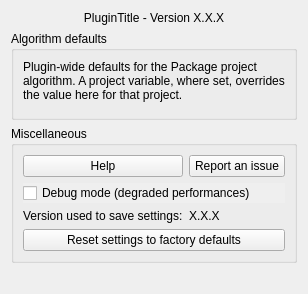
<?xml version="1.0" encoding="UTF-8"?>
<ui version="4.0">
 <class>wdg_stratified_packager_plugin_options_page</class>
 <widget class="QWidget" name="wdg_stratified_packager_plugin_options_page">
  <property name="windowTitle">
   <string>Stratified Packager - Settings</string>
  </property>
  <layout class="QVBoxLayout" name="verticalLayout">
   <item>
    <widget class="QLabel" name="lbl_title">
     <property name="text">
      <string notr="true">PluginTitle - Version X.X.X</string>
     </property>
     <property name="scaledContents">
      <bool>true</bool>
     </property>
     <property name="alignment">
      <set>Qt::AlignCenter</set>
     </property>
     <property name="wordWrap">
      <bool>true</bool>
     </property>
     <property name="openExternalLinks">
      <bool>false</bool>
     </property>
     <property name="textInteractionFlags">
      <set>Qt::TextSelectableByMouse</set>
     </property>
    </widget>
   </item>
   <item>
    <widget class="QGroupBox" name="grp_defaults">
     <property name="title">
      <string>Algorithm defaults</string>
     </property>
     <layout class="QVBoxLayout" name="defaults_box_layout">
      <item>
       <widget class="QLabel" name="lbl_defaults_hint">
        <property name="text">
         <string>Plugin-wide defaults for the Package project algorithm. A project variable, where set, overrides the value here for that project.</string>
        </property>
        <property name="wordWrap">
         <bool>true</bool>
        </property>
       </widget>
      </item>
      <item>
       <widget class="QWidget" name="defaults_host" native="true"/>
      </item>
     </layout>
    </widget>
   </item>
   <item>
    <widget class="QGroupBox" name="grp_misc">
     <property name="title">
      <string>Miscellaneous</string>
     </property>
     <property name="flat">
      <bool>false</bool>
     </property>
     <layout class="QGridLayout" name="gridLayout">
      <item row="2" column="1">
       <widget class="QLabel" name="lbl_version_saved_value">
        <property name="text">
         <string notr="true">X.X.X</string>
        </property>
        <property name="textInteractionFlags">
         <set>Qt::NoTextInteraction</set>
        </property>
       </widget>
      </item>
      <item row="0" column="1">
       <widget class="QPushButton" name="btn_report">
        <property name="text">
         <string>Report an issue</string>
        </property>
       </widget>
      </item>
      <item row="2" column="0">
       <widget class="QLabel" name="lbl_version_saved">
        <property name="text">
         <string>Version used to save settings:</string>
        </property>
       </widget>
      </item>
      <item row="0" column="0">
       <widget class="QPushButton" name="btn_help">
        <property name="text">
         <string>Help</string>
        </property>
       </widget>
      </item>
      <item row="3" column="0" colspan="2">
       <widget class="QPushButton" name="btn_reset">
        <property name="autoFillBackground">
         <bool>true</bool>
        </property>
        <property name="text">
         <string>Reset settings to factory defaults</string>
        </property>
       </widget>
      </item>
      <item row="1" column="0" colspan="2">
       <widget class="QCheckBox" name="opt_debug">
        <property name="toolTip">
         <string>Enable debug mode.</string>
        </property>
        <property name="autoFillBackground">
         <bool>true</bool>
        </property>
        <property name="text">
         <string>Debug mode (degraded performances)</string>
        </property>
        <property name="tristate">
         <bool>false</bool>
        </property>
       </widget>
      </item>
     </layout>
    </widget>
   </item>
   <item>
    <spacer name="verticalSpacer">
     <property name="orientation">
      <enum>Qt::Vertical</enum>
     </property>
     <property name="sizeHint" stdset="0">
      <size>
       <width>20</width>
       <height>20</height>
      </size>
     </property>
    </spacer>
   </item>
  </layout>
 </widget>
 <resources/>
 <connections/>
</ui>
